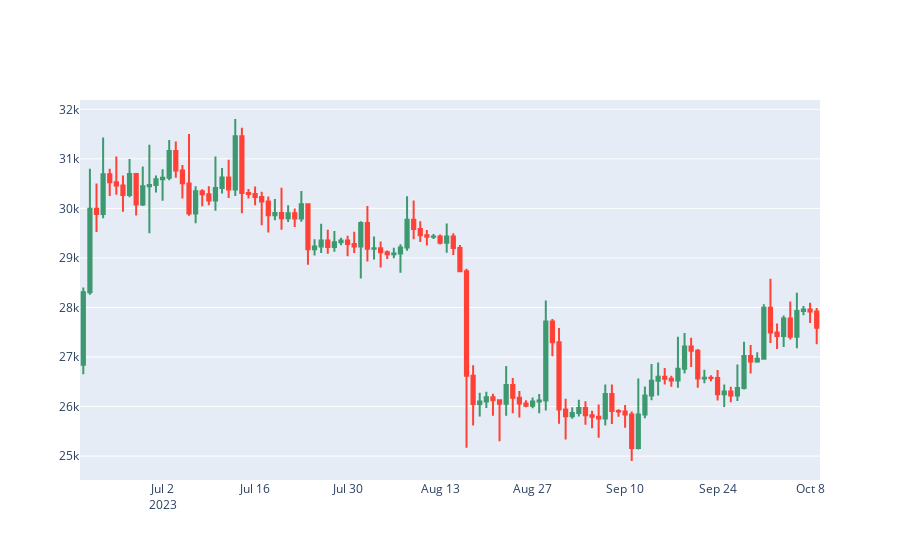
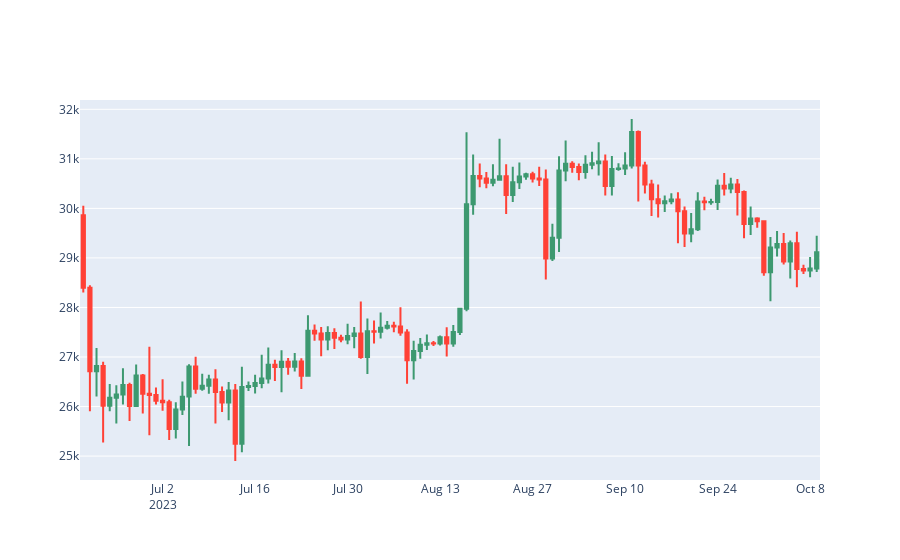
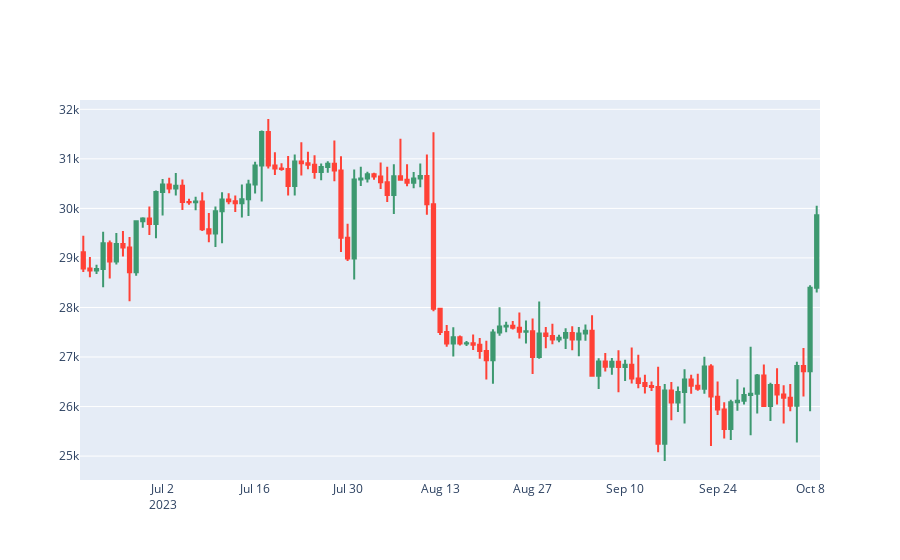

The code cell stored with these charts, in order, in its notebook:
### Code cell
fig = plotly.figure_factory.create_candlestick(df.open, df.high, df.low, df.close, dates=df.datetime)
fig.show()

#Espejado Vertical
df = fn.ohlc_mirror_v(df)
fig = plotly.figure_factory.create_candlestick(df.open, df.high, df.low, df.close, dates=df.datetime)
fig.show()

#Espejado Horizontal
df = fn.ohlc_mirror_h(df)
fig = plotly.figure_factory.create_candlestick(df.open, df.high, df.low, df.close, dates=df.datetime)
fig.show()

### Figure 1 — Plotly figure (JSON) as saved in the notebook; plotly's stock layout.template omitted (floating-point values rounded to 4 significant figures; data arrays with more than 128 entries replaced by an {"elided": "..."} marker saying what was removed)
{"data": [{"boxpoints": false, "fillcolor": "#3D9970", "line": {"color": "#3D9970"}, "name": "Increasing", "showlegend": false, "type": "box", "whiskerwidth": 0, "x": {"elided": "306 str values"}, "y": {"elided": "306 float values"}}, {"boxpoints": false, "fillcolor": "#FF4136", "line": {"color": "#FF4136"}, "name": "Decreasing", "showlegend": false, "type": "box", "whiskerwidth": 0, "x": {"elided": "366 str values"}, "y": {"elided": "366 float values"}}], "layout": {}}

### Figure 2 — Plotly figure (JSON) as saved in the notebook; plotly's stock layout.template omitted (floating-point values rounded to 4 significant figures; data arrays with more than 128 entries replaced by an {"elided": "..."} marker saying what was removed)
{"data": [{"boxpoints": false, "fillcolor": "#3D9970", "line": {"color": "#3D9970"}, "name": "Increasing", "showlegend": false, "type": "box", "whiskerwidth": 0, "x": {"elided": "366 str values"}, "y": {"elided": "366 float values"}}, {"boxpoints": false, "fillcolor": "#FF4136", "line": {"color": "#FF4136"}, "name": "Decreasing", "showlegend": false, "type": "box", "whiskerwidth": 0, "x": {"elided": "306 str values"}, "y": {"elided": "306 float values"}}], "layout": {}}

### Figure 3 — Plotly figure (JSON) as saved in the notebook; plotly's stock layout.template omitted (floating-point values rounded to 4 significant figures; data arrays with more than 128 entries replaced by an {"elided": "..."} marker saying what was removed)
{"data": [{"boxpoints": false, "fillcolor": "#3D9970", "line": {"color": "#3D9970"}, "name": "Increasing", "showlegend": false, "type": "box", "whiskerwidth": 0, "x": {"elided": "306 str values"}, "y": {"elided": "306 float values"}}, {"boxpoints": false, "fillcolor": "#FF4136", "line": {"color": "#FF4136"}, "name": "Decreasing", "showlegend": false, "type": "box", "whiskerwidth": 0, "x": {"elided": "366 str values"}, "y": {"elided": "366 float values"}}], "layout": {}}
